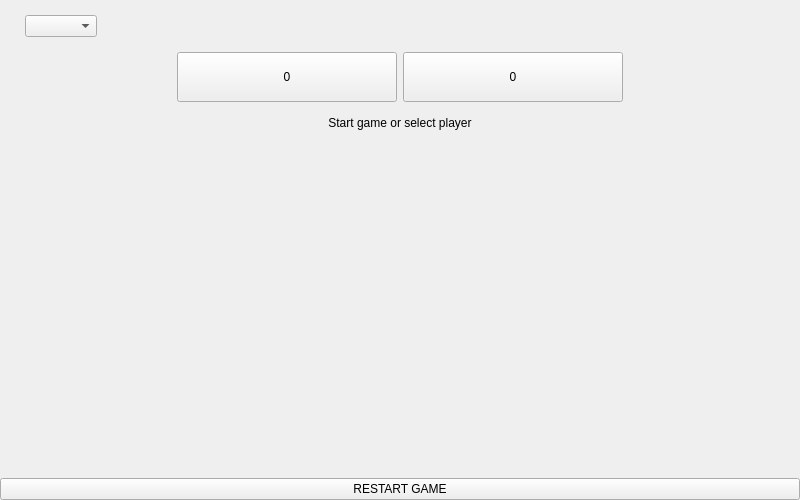
<?xml version="1.0" encoding="UTF-8"?>
<ui version="4.0">
 <class>Widget</class>
 <widget class="QWidget" name="Widget">
  <property name="geometry">
   <rect>
    <x>0</x>
    <y>0</y>
    <width>800</width>
    <height>500</height>
   </rect>
  </property>
  <property name="windowTitle">
   <string>Widget</string>
  </property>
  <layout class="QVBoxLayout" name="verticalLayout" stretch="2,2,1,8,2">
   <property name="spacing">
    <number>0</number>
   </property>
   <property name="leftMargin">
    <number>0</number>
   </property>
   <property name="topMargin">
    <number>0</number>
   </property>
   <property name="rightMargin">
    <number>0</number>
   </property>
   <property name="bottomMargin">
    <number>0</number>
   </property>
   <item>
    <layout class="QHBoxLayout" name="difficultyHLayout" stretch="0,0">
     <property name="spacing">
      <number>0</number>
     </property>
     <property name="leftMargin">
      <number>25</number>
     </property>
     <property name="topMargin">
      <number>15</number>
     </property>
     <property name="rightMargin">
      <number>0</number>
     </property>
     <property name="bottomMargin">
      <number>15</number>
     </property>
     <item>
      <widget class="QComboBox" name="difficultyMode"/>
     </item>
     <item>
      <spacer name="difficultySpacer">
       <property name="orientation">
        <enum>Qt::Horizontal</enum>
       </property>
       <property name="sizeHint" stdset="0">
        <size>
         <width>1</width>
         <height>20</height>
        </size>
       </property>
      </spacer>
     </item>
    </layout>
   </item>
   <item>
    <layout class="QHBoxLayout" name="playerHLayout">
     <item>
      <spacer name="horizontalSpacer_2">
       <property name="orientation">
        <enum>Qt::Horizontal</enum>
       </property>
       <property name="sizeHint" stdset="0">
        <size>
         <width>40</width>
         <height>20</height>
        </size>
       </property>
      </spacer>
     </item>
     <item>
      <widget class="QToolButton" name="cross">
       <property name="minimumSize">
        <size>
         <width>220</width>
         <height>50</height>
        </size>
       </property>
       <property name="baseSize">
        <size>
         <width>0</width>
         <height>0</height>
        </size>
       </property>
       <property name="layoutDirection">
        <enum>Qt::RightToLeft</enum>
       </property>
       <property name="text">
        <string>0</string>
       </property>
       <property name="toolButtonStyle">
        <enum>Qt::ToolButtonTextBesideIcon</enum>
       </property>
      </widget>
     </item>
     <item>
      <widget class="QToolButton" name="circle">
       <property name="minimumSize">
        <size>
         <width>220</width>
         <height>50</height>
        </size>
       </property>
       <property name="layoutDirection">
        <enum>Qt::RightToLeft</enum>
       </property>
       <property name="text">
        <string>0</string>
       </property>
       <property name="toolButtonStyle">
        <enum>Qt::ToolButtonTextBesideIcon</enum>
       </property>
      </widget>
     </item>
     <item>
      <spacer name="horizontalSpacer_3">
       <property name="orientation">
        <enum>Qt::Horizontal</enum>
       </property>
       <property name="sizeHint" stdset="0">
        <size>
         <width>40</width>
         <height>20</height>
        </size>
       </property>
      </spacer>
     </item>
    </layout>
   </item>
   <item>
    <widget class="QLabel" name="msLbl">
     <property name="text">
      <string>Start game or select player</string>
     </property>
     <property name="alignment">
      <set>Qt::AlignCenter</set>
     </property>
    </widget>
   </item>
   <item>
    <widget class="QWidget" name="chessboard" native="true">
     <layout class="QHBoxLayout" name="horizontalLayout">
      <property name="spacing">
       <number>0</number>
      </property>
      <item>
       <spacer name="horizontalSpacer">
        <property name="orientation">
         <enum>Qt::Horizontal</enum>
        </property>
        <property name="sizeHint" stdset="0">
         <size>
          <width>378</width>
          <height>20</height>
         </size>
        </property>
       </spacer>
      </item>
      <item>
       <layout class="QGridLayout" name="gridLayout" rowstretch="0" columnstretch="0">
        <property name="spacing">
         <number>0</number>
        </property>
       </layout>
      </item>
      <item>
       <spacer name="horizontalSpacer_4">
        <property name="orientation">
         <enum>Qt::Horizontal</enum>
        </property>
        <property name="sizeHint" stdset="0">
         <size>
          <width>378</width>
          <height>20</height>
         </size>
        </property>
       </spacer>
      </item>
     </layout>
    </widget>
   </item>
   <item>
    <widget class="QPushButton" name="restartBtn">
     <property name="text">
      <string>RESTART GAME</string>
     </property>
    </widget>
   </item>
  </layout>
 </widget>
 <layoutdefault spacing="6" margin="11"/>
 <resources/>
 <connections/>
</ui>
